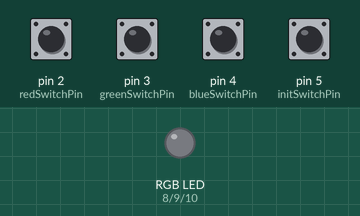
Bench run of a sketch on a simulated Arduino Uno, built with avr-gcc and run on an emulated ATmega328P. Parts: an RGB LED mixed from three pins (HIGH = lit). Inputs (shaded band) come from the test bench; at power-on: pin 2 (redSwitchPin), pin 3 (greenSwitchPin), pin 4 (blueSwitchPin), pin 5 (initSwitchPin) HIGH. Dim RGB values are drawn brighter than linear.

Above: at 1.2 s.
1.3 s: pin 3 (greenSwitchPin) pulled LOW for 1 s
At 2.6 s:
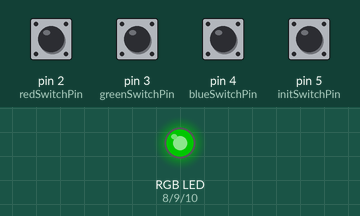
3.8 s: pin 4 (blueSwitchPin) pulled LOW for 0.15 s
At 4.7 s:
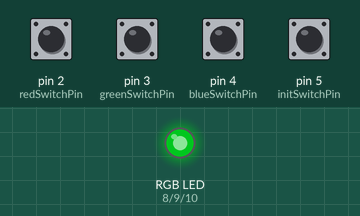
5.4 s: pin 4 (blueSwitchPin) pulled LOW for 1 s
At 7.2 s:
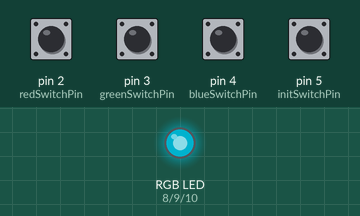
7.9 s: pin 4 (blueSwitchPin) pulled LOW for 0.15 s
At 9.0 s:
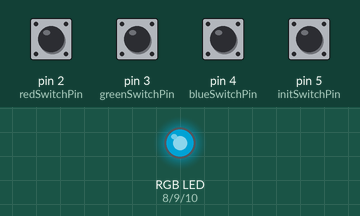
9.5 s: pin 3 (greenSwitchPin) pulled LOW for 1 s
At 11.5 s:
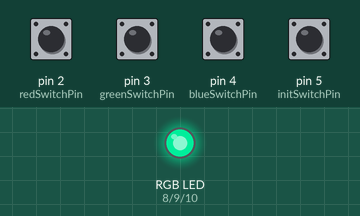
12.0 s: pin 3 (greenSwitchPin) pulled LOW for 1 s
Timing chart, 0 to 15.0 s (numbered marks = the images above; inputs shaded):
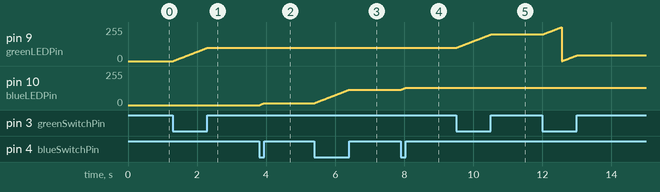

The sketch:

rgb-led-with-button.ino
```cpp
int redLEDPin = 8;
int greenLEDPin = 9;
int blueLEDPin = 10;

int redSwitchPin = 2;
int greenSwitchPin = 3;
int blueSwitchPin = 4;
int initSwitchPin = 5;

int red = 0;
int blue = 0;
int green = 0;

void setup()
{
  pinMode(redLEDPin, OUTPUT);
  pinMode(greenLEDPin, OUTPUT);
  pinMode(blueLEDPin, OUTPUT);
  pinMode(redSwitchPin, INPUT_PULLUP);
  pinMode(greenSwitchPin, INPUT_PULLUP);
  pinMode(blueSwitchPin, INPUT_PULLUP);
  pinMode(initSwitchPin, INPUT_PULLUP);
}

void loop()
{
  if (digitalRead(initSwitchPin) == LOW)
  {
    red = 0;
    blue = 0;
    green = 0;
  }
  if (digitalRead(redSwitchPin) == LOW)
  {
    red ++;
    if (red > 255) red = 0;
  }
  if (digitalRead(greenSwitchPin) == LOW)
  {
    green ++;
    if (green > 255) green = 0;
  }
  if (digitalRead(blueSwitchPin) == LOW)
  {
    blue ++;
    if (blue > 255) blue = 0;
   }
  analogWrite(redLEDPin, red);
  analogWrite(greenLEDPin, green);
  analogWrite(blueLEDPin, blue);
  delay(10);
}
```

Measured:
- after the input at 1.3 s, pin 9 (greenLEDPin): moves from 0/255 to 99/255 over 0.98 s, starting at once
- after the input at 3.8 s, pin 10 (blueLEDPin): moves from 0/255 to 15/255 over 0.14 s, starting at once
- after the input at 5.4 s, pin 10 (blueLEDPin): moves from 15/255 to 115/255 over 0.99 s, starting at once
- after the input at 7.9 s, pin 10 (blueLEDPin): moves from 115/255 to 130/255 over 0.14 s, starting at once
- after the input at 9.5 s, pin 9 (greenLEDPin): moves from 99/255 to 199/255 over 0.99 s, starting at once
